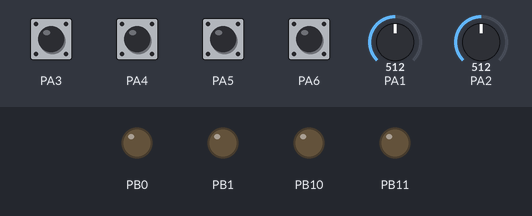
The program below on a simulated STM32 Blue Pill. On the bench: output pins drawn as LEDs (lit = HIGH). The inputs (shaded band) are chosen by the test bench; at power-on: PA3–6 HIGH, PA1 = 512, PA2 = 512.

Above: at 1.2 s.
1.3 s: PA3 pulled LOW for 0.15 s
At 1.4 s:
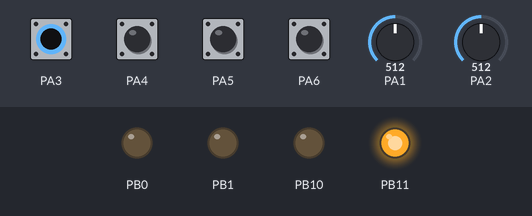
2.9 s: PA4 pulled LOW for 0.15 s
At 2.98 s:
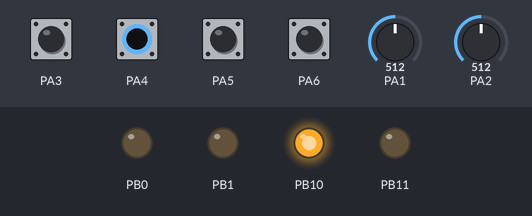
4.5 s: PA5 pulled LOW for 0.15 s
At 4.62 s:
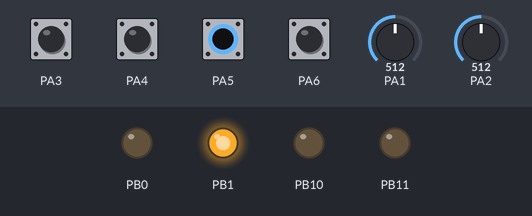
6.1 s: PA6 pulled LOW for 0.15 s
At 6.2 s:
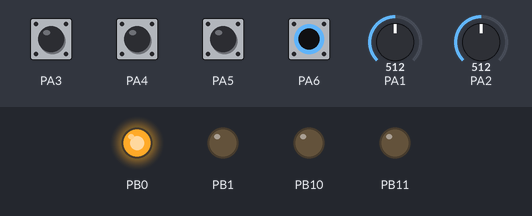
7.7 s: PA6 pulled LOW for 1 s
At 9.1 s:
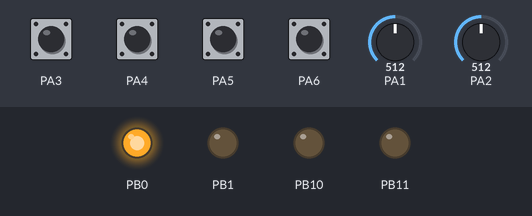
10.2 s: PA3 pulled LOW for 1 s
At 11.0 s:
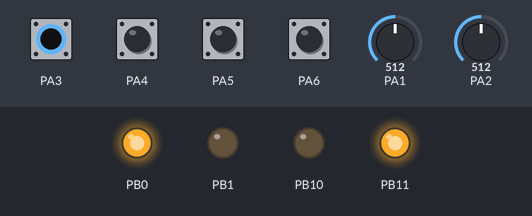
Timing chart, 0 to 16.7 s (numbered marks = the images above; inputs shaded):
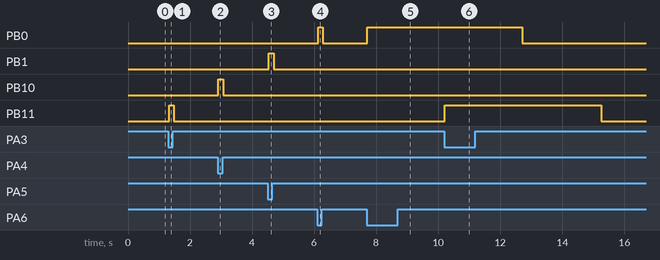

Measured:
- after the input at 1.3 s, PB11: LOW → HIGH at once, → LOW 0.15 s later
- after the input at 2.9 s, PB10: LOW → HIGH at once, → LOW 0.15 s later
- after the input at 4.5 s, PB1: LOW → HIGH at once, → LOW 0.15 s later
- after the input at 6.1 s, PB0: LOW → HIGH at once, → LOW 0.15 s later
- after the input at 7.7 s, PB0: LOW → HIGH at once
- after the input at 10.2 s, PB11: LOW → HIGH at once, → LOW 5.1 s later

The program:

main.cpp
```cpp
// (licence header left out)
/*-------------------------------- Includes ----------------------------------*/

#include <Arduino.h>

#include "window.h"

/*--------------------------------- Macros -----------------------------------*/

#define LEFT_CURRENT            PA1
#define LEFT_FET_DOWN           PB10
#define LEFT_FET_UP             PB11
#define LEFT_BTN_DOWN           PA4
#define LEFT_BTN_UP             PA3

#define RIGHT_CURRENT           PA2
#define RIGHT_FET_DOWN          PB0
#define RIGHT_FET_UP            PB1
#define RIGHT_BTN_DOWN          PA6
#define RIGHT_BTN_UP            PA5

#define BAUD_RATE               115200
#define PROCESS_RATE            50

/*-------------------------------- Constants ---------------------------------*/

HardwareSerial debug(PB7, PB6);

static WindowController leftWindow;
static WindowController rightWindow;

/*------------------------------- Entry Point --------------------------------*/


void setup(void)
{
    debug.begin(BAUD_RATE);

    WindowController::pinmap_t l_pins = {
        LEFT_CURRENT,
        LEFT_FET_DOWN,
        LEFT_FET_UP,
        LEFT_BTN_DOWN,
        LEFT_BTN_UP
    };

    WindowController::pinmap_t r_pins = {
        RIGHT_CURRENT,
        RIGHT_FET_DOWN,
        RIGHT_FET_UP,
        RIGHT_BTN_DOWN,
        RIGHT_BTN_UP
    };

    leftWindow.Init(&l_pins);
    rightWindow.Init(&r_pins);
}


void loop(void)
{
    static uint32_t t_prev = 0;
    uint32_t t_now = millis();

    if((t_now - t_prev) > PROCESS_RATE) {
        leftWindow.DoState();
        rightWindow.DoState();

        debug.printf("%u, %u\n", leftWindow.m_current, rightWindow.m_current);

        t_prev = t_now;
    }
}
```

window.cpp
```cpp
// (licence header left out)
/*-------------------------------- Includes ----------------------------------*/

#include "window.h"

#include <Arduino.h>

extern HardwareSerial debug;

/*----------------------------- Public Methods -------------------------------*/


/**
 * @brief Initialise power window controller
 *
 * @param pinmap Pin names for each window controller
 */
void WindowController::Init(pinmap_t* pinmap)
{
    m_pinmap = *pinmap;

    pinMode(m_pinmap.current, INPUT_ANALOG);

    pinMode(m_pinmap.fet_down, OUTPUT);
    pinMode(m_pinmap.fet_up, OUTPUT);

    pinMode(m_pinmap.btn_down, INPUT_PULLUP);
    pinMode(m_pinmap.btn_up, INPUT_PULLUP);

    ToState(STATE_STOPPED);
}


/**
 * @brief Run state machine
 */
void WindowController::DoState(void)
{
    // Work out target state at current time
    uint32_t t_now = millis();
    state_t target_state = ReadSwitch();

    // Check if at end of travel
    if((t_now - m_state_ts > CURRENT_DEBOUNCE) && AtTravelLimit()){
        debug.println("Limit");
        ToState(STATE_STOPPED);
    }

    // If have been moving for more than 10 seconds, assume failed current sensor
    if((m_state != STATE_STOPPED) && ((t_now - m_state_ts) > FAILURE_TIME)) {
        debug.println("FAIL");
        ToState(STATE_STOPPED);
    }

    // Handle auto-lockout state
    if(m_auto_lockout && (target_state != STATE_STOPPED)) {
        if((t_now - m_state_ts) > HOLD_STOP)
            m_auto_lockout = false;
    } else {
        if((t_now - m_state_ts) > HOLD_START)
            m_auto_lockout = true;
    }

    if(target_state != m_state) {
        // Reject state change if in auto-mode
        if(m_auto_lockout && (target_state == STATE_STOPPED))
            return;

        // go to switch state
        m_auto_lockout = false;
        ToState(target_state);
    }
}


/*---------------------------- Private Methods -------------------------------*/


/**
 * @brief Transition to new operation state
 *
 * @param state Target state
 */
void WindowController::ToState(state_t state)
{
    m_state = state;

    switch(m_state) {
        case(STATE_STOPPED):
            m_switch_lockout = true;   // Switch must return to zero to change state
            m_auto_lockout = false;
            Stop();
            break;

        case(STATE_OPENING):
            Open();
            break;

        case(STATE_CLOSING):
            Close();
            break;
    }

    m_state_ts = millis();
}


/**
 * @brief Stop motor movement
 */
void WindowController::Stop(void)
{
    debug.printf("%p - STOP\n", this);
    digitalWrite(m_pinmap.fet_down, LOW);
    digitalWrite(m_pinmap.fet_up, LOW);
}


/**
 * @brief Set motor to open window
 */
void WindowController::Open(void)
{
    debug.printf("%p - OPEN\n", this);
    digitalWrite(m_pinmap.fet_down, HIGH);
    digitalWrite(m_pinmap.fet_up, LOW);
}


/**
 * @brief Set motor to close window
 */
void WindowController::Close(void)
{
    debug.printf("%p - CLOSE\n", this);
    digitalWrite(m_pinmap.fet_down, LOW);
    digitalWrite(m_pinmap.fet_up, HIGH);
}


/**
 * @brief Read state of switch: with built-in debouncing
 *
 * @return WindowController::state_t
 */
WindowController::state_t WindowController::ReadSwitch(void)
{
    state_t target_state = STATE_STOPPED;
    uint32_t ts_now = millis();

    if(digitalRead(m_pinmap.btn_down) == LOW)
        target_state = STATE_OPENING;
    else if(digitalRead(m_pinmap.btn_up) == LOW)
        target_state = STATE_CLOSING;
    else
        m_switch_lockout = false;

    // Lockout means that the switch-state has to return to stopped to clear
    if(m_switch_lockout)
        return STATE_STOPPED;

    if((m_switch_prev_state != target_state) && (ts_now - m_switch_ts) > SWITCH_DEBOUNCE) {
        m_switch_prev_state = target_state;
        m_switch_ts = ts_now;
    }

    return m_switch_prev_state;
}


/**
 * @brief Read current pin, translate into positive current, check if threshold
 * has been reached.
 *
 * @return true if limit reached
 * @return false if limit not reached
 */
bool WindowController::AtTravelLimit(void)
{
    m_current = analogRead(m_pinmap.current);

    if(m_current >= CURRENT_THRESHOLD)
        m_consecutive_samples++;
    else
        m_consecutive_samples = 0;

    // If ADC exceeds threshold for more than 3 samples, cut power
    if(m_consecutive_samples > 3)
        return true;
    else
        return false;
}
```

window.h
```cpp
// (licence header left out)
#ifndef __WINDOW_H__
#define __WINDOW_H__

/*-------------------------------- Includes ----------------------------------*/

#include <stdint.h>

/*------------------------------ Primary Class -------------------------------*/

class WindowController
{
    public:
        typedef struct {
            uint32_t current;
            uint32_t fet_down;
            uint32_t fet_up;
            uint32_t btn_down;
            uint32_t btn_up;
        } pinmap_t;

        uint16_t m_current;
        uint16_t m_consecutive_samples = 0;

        void Init(pinmap_t* pinmap);
        void DoState(void);

    private:
        /* Config */
        static constexpr uint32_t HOLD_START = 600;
        static constexpr uint32_t HOLD_STOP = 1400;
        static constexpr uint32_t SWITCH_DEBOUNCE = 100;
        static constexpr uint32_t CURRENT_THRESHOLD = 700;
        static constexpr uint32_t CURRENT_DEBOUNCE = 100;
        static constexpr uint32_t FAILURE_TIME = 5000;

        typedef enum {
            STATE_STOPPED,
            STATE_OPENING,
            STATE_CLOSING
        } state_t;

        pinmap_t m_pinmap;
        state_t m_state = STATE_STOPPED;
        uint32_t m_state_ts = 0;

        state_t m_switch_prev_state = STATE_STOPPED;
        uint32_t m_switch_ts = 0;

        bool m_switch_lockout = false;
        bool m_auto_lockout = false;

        void ToState(state_t state);

        void Stop(void);
        void Open(void);
        void Close(void);

        state_t ReadSwitch(void);
        bool AtTravelLimit(void);
};

/*----------------------------------------------------------------------------*/

#endif /* __WINDOW_H__ */
```
